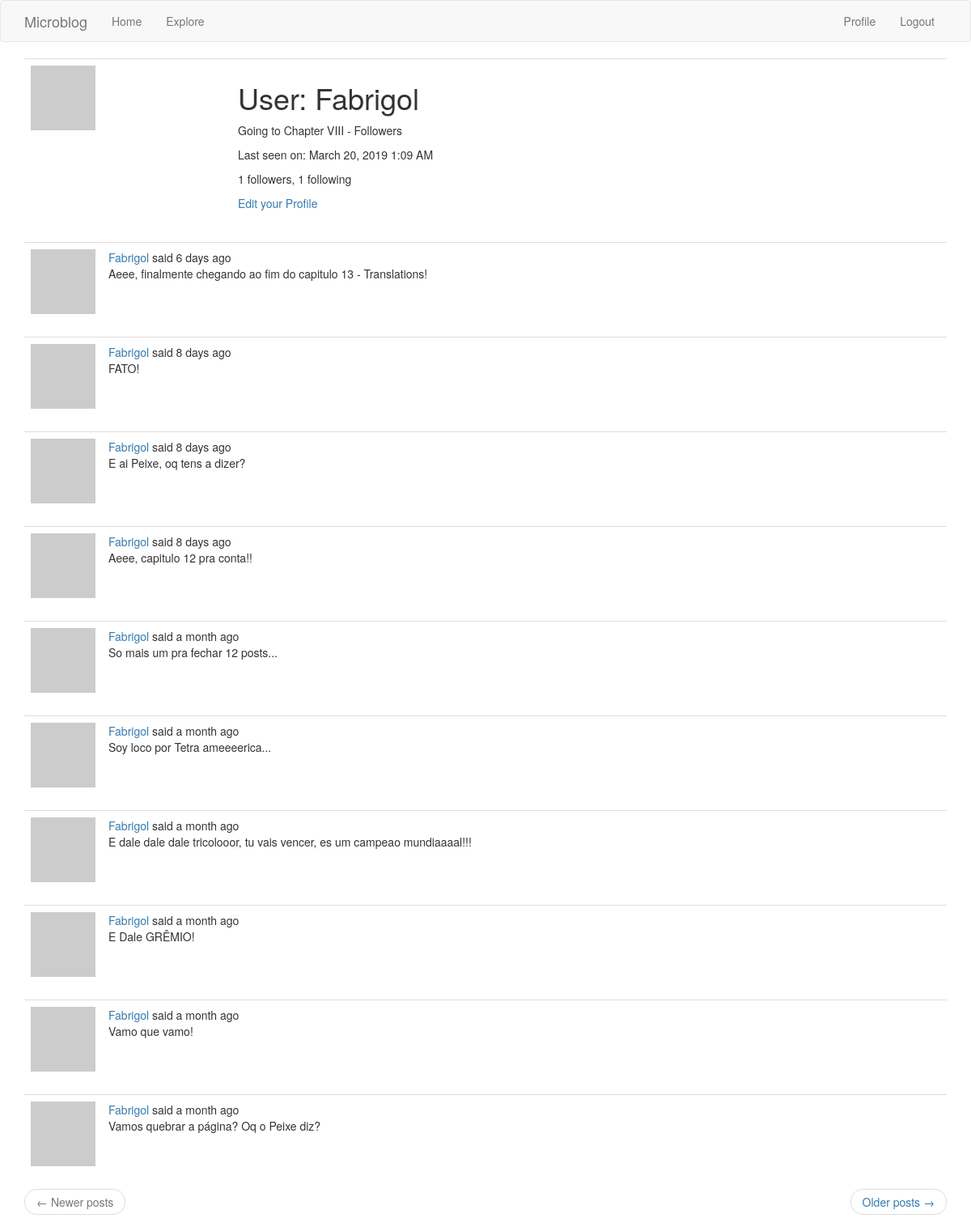
Before: /user/Fabrigol (signed in) with the older database file.
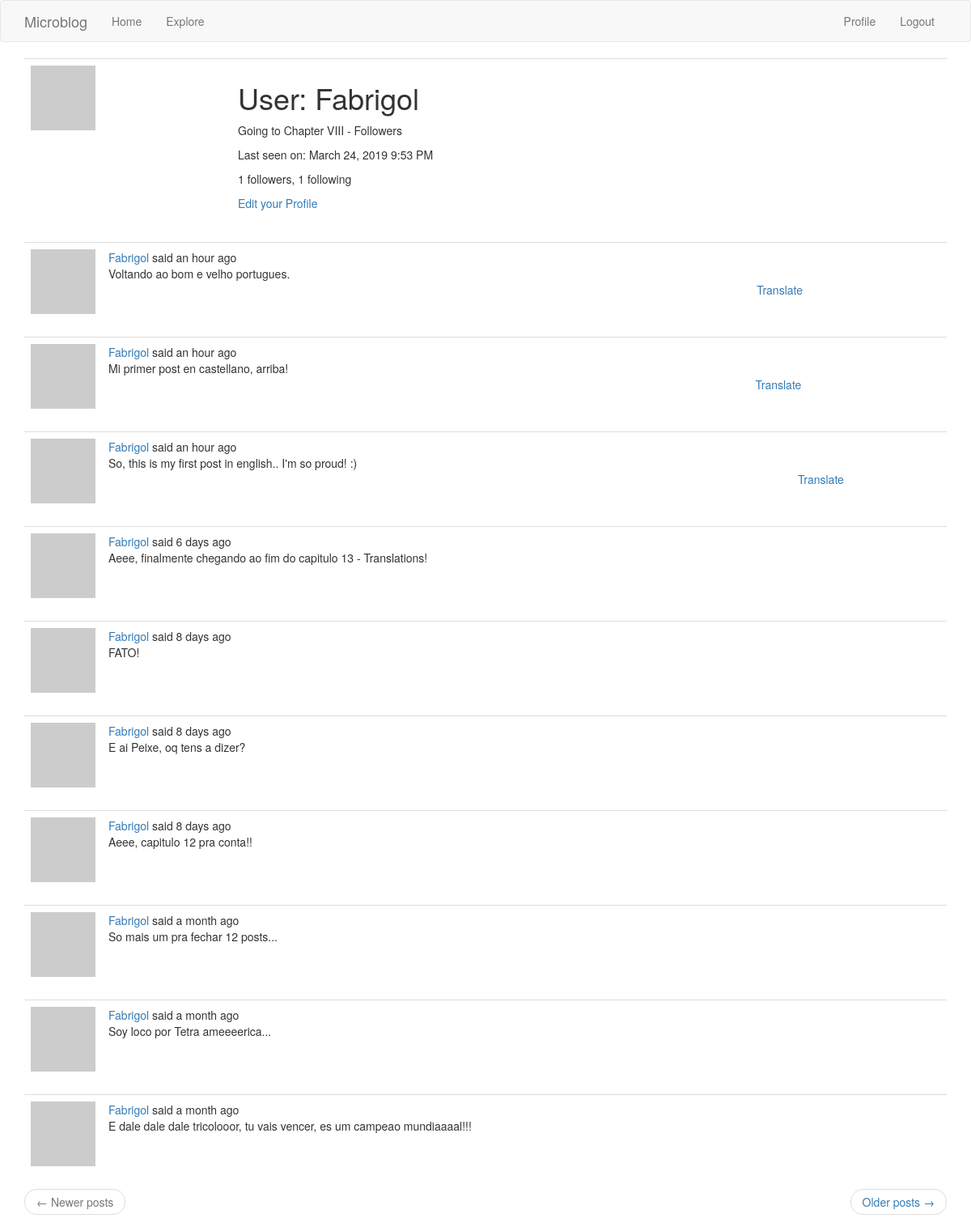
After: the same page with the newer database file.
### app/models.py (models this page shows, shortened)
class User(UserMixin,db.Model):
    id = db.Column(db.Integer, primary_key = True)
    username = db.Column(db.String(64), index=True, unique=True)
    email = db.Column(db.String(120), index=True, unique=True)
    password_hash = db.Column(db.String(128))
    posts = db.relationship('Post', backref='author', lazy='dynamic')
    about_me = db.Column(db.String(140))
    last_seen = db.Column(db.DateTime, default=datetime.utcnow)
    followed = db.relationship(
        'User', secondary=followers,
        primaryjoin=(followers.c.follower_id == id),
        secondaryjoin=(followers.c.followed_id == id),
        backref=db.backref('followers', lazy='dynamic'), lazy='dynamic')
    def avatar(self,size):
        digest = md5(self.email.lower().encode('utf-8')).hexdigest()
        return 'https://www.gravatar.com/avatar/{}?d=identicon&s={}'.format(
            digest, size)

class Post(db.Model):
    id = db.Column(db.Integer, primary_key=True)
    body = db.Column(db.String(140))
    timestamp = db.Column(db.DateTime, index=True, default=datetime.utcnow)
    user_id = db.Column(db.Integer, db.ForeignKey('user.id'))
    language = db.Column(db.String(5))

### app/routes.py (the view)
@app.route('/user/<username>')
@login_required
def user(username):
    user = User.query.filter_by(username=username).first_or_404()
    page = request.args.get('page', 1, type=int)
    posts = user.posts.order_by(Post.timestamp.desc()).paginate(
        page, app.config['POSTS_PER_PAGE'], False)
    next_url = url_for('user', username=user.username, page=posts.next_num) \
        if posts.has_next else None
    prev_url = url_for('user', username=user.username, page=posts.prev_num) \
        if posts.has_prev else None
    return render_template('user.html', user=user, posts=posts.items,
                           next_url=next_url, prev_url=prev_url)

### app/models.py (called while the page is built)
@login.user_loader
def load_user(id):
    return User.query.get(int(id))

### app/routes.py (called while the page is built)
@app.before_request
def before_request():
    if current_user.is_authenticated:
        current_user.last_seen = datetime.utcnow()
        db.session.commit()
    g.locale = str(get_locale())

### app/templates/user.html
{% extends "base.html" %}
{% block app_content %}
    <table class="table table-hover">
        <tr>
            <td width="256px"><img src="{{ user.avatar(256) }}"></td>
            <td>
                <h1>{{ _('User') }}: {{ user.username }}</h1>
                {% if user.about_me %}<p>{{ user.about_me }}</p>{% endif %}
                {% if user.last_seen %}
                <p>{{ _('Last seen on') }}: {{ moment(user.last_seen).format('LLL') }}</p>
                {% endif %}
                <p>{{ _('%(count)d followers', count=user.followers.count()) }}, {{ _('%(count)d following', count=user.followed.count()) }}</p>
                {% if user == current_user %}
                <p><a href="{{ url_for('edit_profile') }}">{{ _('Edit your Profile') }}</a></p>
                {% elif not current_user.is_following(user) %}
                <p><a href="{{ url_for('follow', username=user.username) }}">{{ _('Follow') }}</a></p>
                {% else %}
                <p><a href="{{ url_for('unfollow', username=user.username) }}">{{ _('Unfollow') }}</a></p>
                {% endif %}
            </td>
        </tr>
    </table>
    {% for post in posts %}
        {% include '_post.html' %}
    {% endfor %}
    <nav aria-label="...">
        <ul class="pager">
            <li class="previous{% if not prev_url %} disabled{% endif %}">
                <a href="{{ prev_url or '#' }}">
                    <span aria-hidden="true">&larr;</span> {{ _('Newer posts') }}
                </a>
            </li>
            <li class="next{% if not next_url %} disabled{% endif %}">
                <a href="{{ next_url or '#' }}">
                    {{ _('Older posts') }} <span aria-hidden="true">&rarr;</span>
                </a>
            </li>
        </ul>
    </nav>
{% endblock %}

### app/templates/_post.html (shortened to what this page needs)
<table class="table table-hover">
    <tr>
        <td width="70px">
            <a href="{{ url_for('user', username=post.author.username) }}">
                <img src="{{ post.author.avatar(70) }}" />
            </a>
        </td>
        <td>
            {{ _('%(username)s said %(when)s',
                username=user_link, when=moment(post.timestamp).fromNow()) }}
            <br>
            {{ post.body }}
        </td>
        <td>
            {% if post.language and post.language != g.locale %}
            <br><br>
            <a href="#">{{ _('Translate') }}</a>
            {% endif %}
        </td>
    </tr>
</table>

Changed rows visible on the page:
no longer on this page (row unchanged): Post: body "E Dale GRÊMIO!"
no longer on this page (row unchanged): Post: body "Vamo que vamo!"
no longer on this page (row unchanged): Post: body "Vamos quebrar a página? Oq o Peixe diz?"
changed User "Fabrigol": last_seen "March 20, 2019 1:09 AM" → "March 24, 2019 9:53 PM"
added Post: body "Voltando ao bom e velho portugues."
added Post: body "Mi primer post en castellano, arriba!"
added Post: body "So, this is my first post in english.. I'm so proud! :)"
